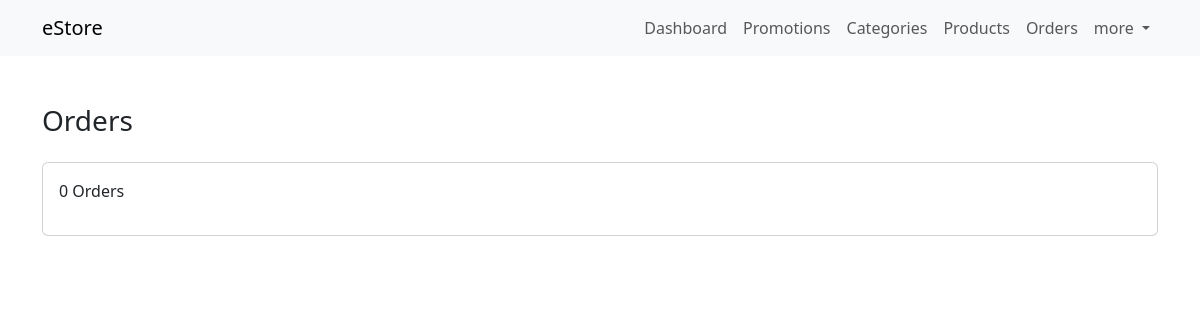
The page /dashboard/orders/index.php (signed in) on the database as committed earlier.
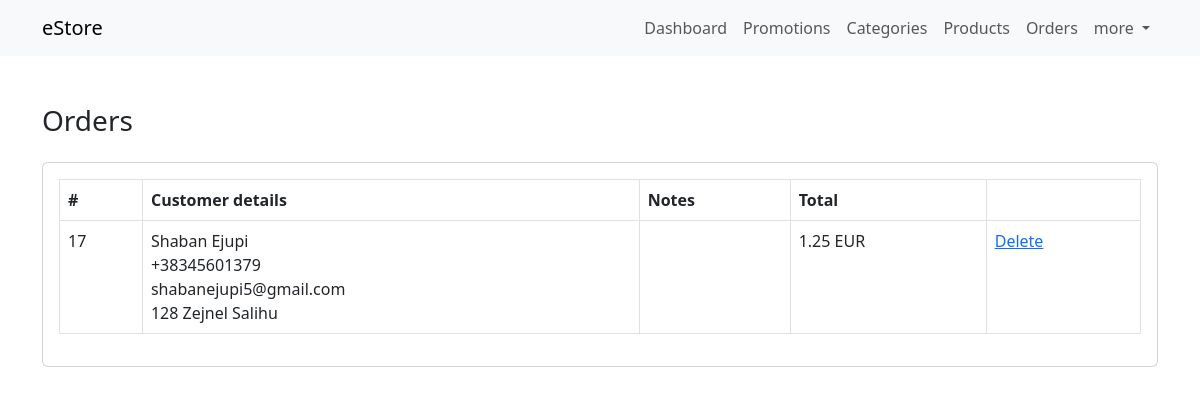
The same page on the database as committed later.
### tables this page shows
CREATE TABLE `orders` (
  `id` int(11) NOT NULL,
  `user_id` int(11) NOT NULL,
  `customer_data` text NOT NULL,
  `notes` text,
  `total` float NOT NULL
);

### classes/Database.php (called while the page is built)
<?php
class Database {
    private static $instance = null;
    private $connection = null;
    public function __construct() {
        $this->connection = new mysqli('localhost', 'root', '', 'estore');
    }
    public static function getInstance() {
        if(!self::$instance) {
            self::$instance = new self;
        }
        return self::$instance;
    }
    function getConnection() {
        return $this->connection;
    }
}

### classes/CRUD.php (called while the page is built, shortened)
<?php
include 'Database.php';
class CRUD {
    private $mysqli;
    public function __construct() {
        $db = Database::getInstance();
        $this->mysqli = $db->getConnection();
    }
    public function read($table, $condition = [], $limit = null, $order = []) {
        $sql = "SELECT * FROM `".$table."`";
        $items = [];
        if(count($condition)) {
            $sql .= " WHERE `".$condition['column']."`='".$condition['value']."'";
        }
        if($query = $this->mysqli->query($sql)) {
            if($query->num_rows > 0) {
                while($row = $query->fetch_assoc()) {
                    $items[] = $row;
                }
            }
            return $items;
        } else {
            return $this->mysqli->error;
        }
    }
}

### dashboard/orders/index.php (the view)
<?php
include('../includes/header.php');
include('../../classes/CRUD.php');
$crud = new CRUD;
if(isset($_SESSION['role']) && $_SESSION['role'] == 'admin') {
    $orders = $crud->read('orders');
} else if(isset($_SESSION['role']) && $_SESSION['role'] == 'customer') {
    $orders = $crud->read('orders', ['column' => 'user_id', 'value' => $_SESSION['id']]);
} else {
    $orders = [];
}
?>
<div class="dashboard my-5">
    <div class="container">
        <h3 class="mb-4">Orders</h3>
        <div class="card">
            <div class="card-body">
                <?php if(is_array($orders) && count($orders) > 0): ?>
                <div class="table-responsive">
                    <table class="table table-bordered">
                        <tbody>
                            <tr>
                                <th>#</th>
                                <th>Customer details</th>
                                <th>Notes</th>
                                <th>Total</th>
                                <th></th>
                            </tr>
                            <?php foreach($orders as $order): ?>
                            <tr>
                                <td><?= $order['id'] ?></td>
                                <td><?= $order['customer_data'] ?></td>
                                <td><?= $order['notes'] ?></td>
                                <td><?= $order['total'] ?> EUR</td>
                                <td>
                                    <a href="?action=delete&id=<?= $order['id'] ?>">Delete</a>
                                </td>
                            </tr>
                            <?php endforeach; ?>
                        </tbody>
                    </table>
                </div>
                <?php else: ?>
                <p>0 Orders</p>
                <?php endif; ?>
            </div>
        </div>
    </div>
</div>
<?php include('../includes/footer.php'); ?>

### dashboard/includes/header.php (shortened to what this page needs)
<!doctype html>
<html lang="en">
<head>
    <link href="https://cdn.jsdelivr.net/npm/bootstrap@5.3.0-alpha1/dist/css/bootstrap.min.css" rel="stylesheet">
</head>
<body>
    <nav class="navbar navbar-expand-lg bg-body-tertiary">
        <div class="container">
            <a class="navbar-brand" href="index.php">eStore</a>
            <div class="collapse navbar-collapse" id="navbarSupportedContent">
                <ul class="navbar-nav ms-auto mb-2 mb-lg-0">
                    <li class="nav-item">
                        <a class="nav-link" href="http://localhost/e-commerce/dashboard/index.php">Dashboard</a>
                    </li>
                    <li class="nav-item">
                        <a class="nav-link" href="http://localhost/e-commerce/dashboard/promotions/">Promotions</a>
                    </li>
                    <li class="nav-item">
                        <a class="nav-link" href="http://localhost/e-commerce/dashboard/categories/">Categories</a>
                    </li>
                    <li class="nav-item">
                        <a class="nav-link" href="http://localhost/e-commerce/dashboard/products/">Products</a>
                    </li>
                    <li class="nav-item">
                        <a class="nav-link" href="http://localhost/e-commerce/dashboard/orders/">Orders</a>
                    </li>
                    <li class="nav-item dropdown">
                        <a class="nav-link dropdown-toggle" href="#" role="button" data-bs-toggle="dropdown" aria-expanded="false">
                            more
                        </a>
                    </li>
                </ul>
            </div>
        </div>
    </nav>

### dashboard/includes/footer.php (shortened to what this page needs)
</body>
</html>

Rows that differ between the two databases and show on the page:
added orders: id "17", customer_data "Shaban Ejupi +38345601379 shabanejupi5@gmail.com 128 Zejnel Salihu", total "1.25"
Other text that changed with them:
text no longer shown: "0 Orders"
text now shown: "# Customer details Notes Total"
